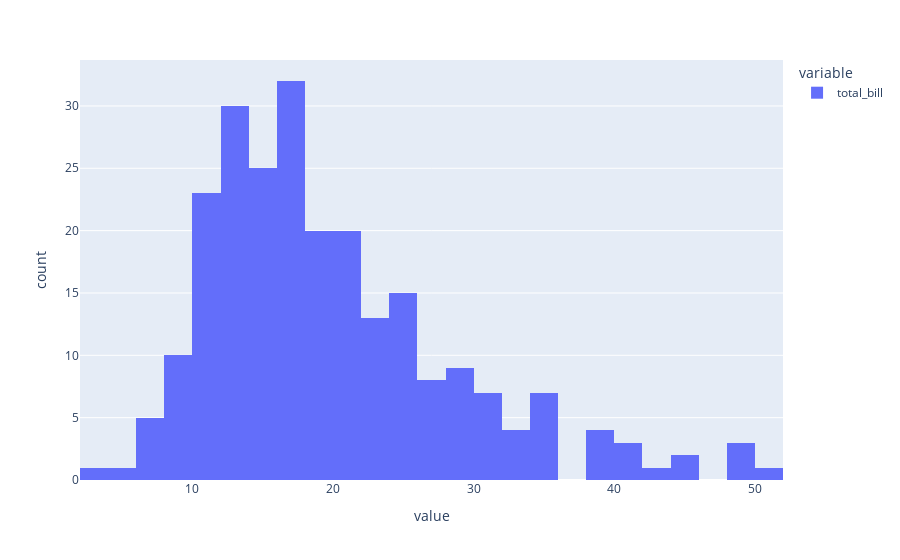

The notebook cell this image was saved under:
### Markdown cell above
## 1) Univariate Plots
Univariate plots are used to visualize a single variable. 
We will focus on:
* Histogram
* Kernel Density Estimate (KDE) plot

### 1. Histogram
A histogram is used to visualize the distribution of a single variable. 
Let's visualize the distribution of total bill amounts.

### Code cell
# Plot a basic histogram of the 'total_bill' column
px.histogram(tips["total_bill"])

### Figure 1 — Plotly figure (JSON) as saved in the notebook; plotly's stock layout.template omitted (floating-point values rounded to 4 significant figures; data arrays with more than 128 entries replaced by an {"elided": "..."} marker saying what was removed)
{"data": [{"alignmentgroup": "True", "bingroup": "x", "hovertemplate": "variable=total_bill<br>value=%{x}<br>count=%{y}<extra></extra>", "legendgroup": "total_bill", "marker": {"color": "#636efa", "pattern": {"shape": ""}}, "name": "total_bill", "offsetgroup": "total_bill", "orientation": "v", "showlegend": true, "type": "histogram", "x": {"elided": "244 float values"}, "xaxis": "x", "yaxis": "y"}], "layout": {"barmode": "relative", "legend": {"title": {"text": "variable"}, "tracegroupgap": 0}, "margin": {"t": 60}, "xaxis": {"anchor": "y", "domain": [0, 1], "title": {"text": "value"}}, "yaxis": {"anchor": "x", "domain": [0, 1], "title": {"text": "count"}}}}
